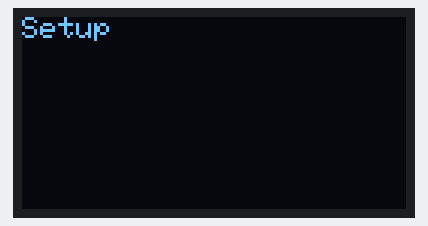
A sketch run on a simulated Arduino Uno, built with avr-gcc and run on an emulated ATmega328P. On the bench: 128×64 one-colour display.

Above: at 1.1 s.
At 2.1 s:
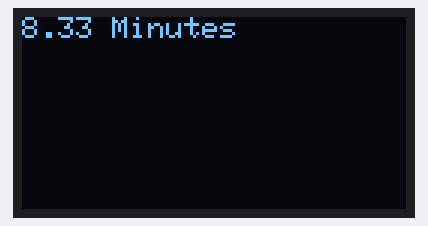

The sketch:

int_to_time.ino
```cpp
#include <Adafruit_GFX.h>
#include <Adafruit_SSD1306.h>

#define OLED_RESET 4

Adafruit_SSD1306 display(OLED_RESET); //instance of display object


void setup() {
  // put your setup code here, to run once:
  delay(1000); //boot up safely (not entirely required, but here because why not)

  //setup display
  display.begin(SSD1306_SWITCHCAPVCC, 0x3C); //setup display with appropriate I2C address
  display.clearDisplay(); //clear the display
  display.setTextSize(1); //set the text size
  display.setTextColor(WHITE); //set the text color to "white" (just turn pixel on in our case)
  display.setCursor(0,0); //set cursor in top left corner
  display.println("Setup"); //print text
  display.display(); //upadte the display
  delay(1000); //wait a second
  display.clearDisplay(); //clear the
}

void loop() {
  // put your main code here, to run repeatedly:

  float minutes = 0;
  int elapsed = 0;

  elapsed = 500;

  minutes = (float)elapsed / 60;
  display.setCursor(0,0); //set cursor in top left corner
  display.print(minutes);
  display.print(" Minutes");
  display.display();
  delay(1000);


  display.clearDisplay();
  display.display();

}
```

Measured:
- what the display in image 0 shows lasts 1.0 s, from 1.1 s to 2.1 s
